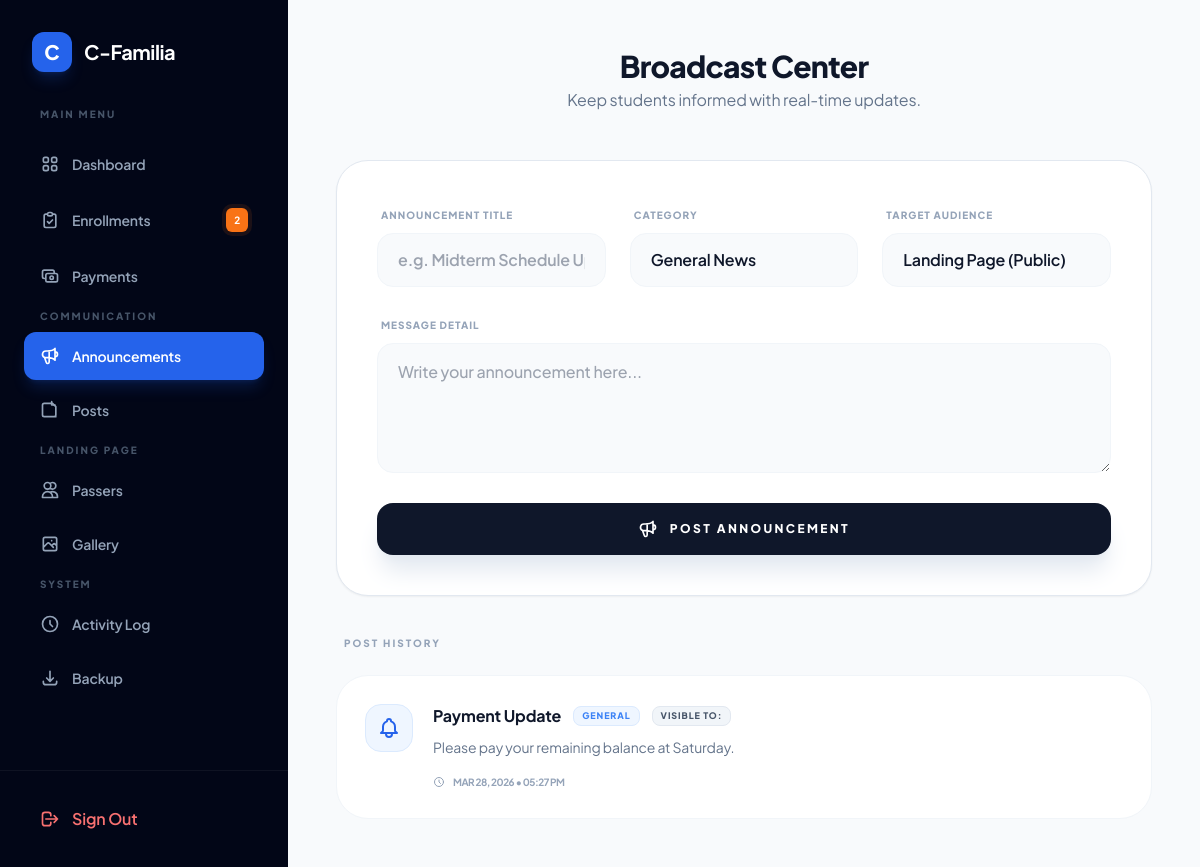
/admin_announcements.php (signed in), run on the app's committed database.
### tables this page shows
CREATE TABLE `announcements` (
  `id` int(11) NOT NULL,
  `title` varchar(255) NOT NULL,
  `message` text NOT NULL,
  `category` enum('General','Urgent','Event','Academic') DEFAULT 'General',
  `created_at` datetime DEFAULT current_timestamp()
);

### admin_announcements.php (the view, shortened to what this page needs)
<?php
include 'db.php';
?>
<!DOCTYPE html>
<html lang="en">
<head>
    <script src="https://cdn.tailwindcss.com"></script>
</head>
<body class="bg-[#f8fafc] text-slate-900 antialiased">
    <div class="flex min-h-screen relative">
        <?php include 'aside.php';?>
        <main class="flex-1 p-4 md:p-8 lg:p-12">
            <div class="max-w-4xl mx-auto">
                <header class="mb-8 md:mb-12 flex items-center justify-between">
                    <div class="lg:text-center w-full">
                        <h2 class="text-3xl font-[800] text-slate-900 tracking-tight">Broadcast Center</h2>
                        <p class="text-slate-500 mt-1">Keep students informed with real-time updates.</p>
                    </div>
                </header>
                <div class="bg-white rounded-[2rem] shadow-sm border border-slate-200 p-6 md:p-10 mb-10">
                    <form action="" method="POST" class="space-y-6">
                        <div class="grid grid-cols-1 md:grid-cols-3 gap-6">
                            <div class="space-y-2">
                                <label class="text-[10px] font-black uppercase text-slate-400 tracking-widest px-1">Announcement Title</label>
                                <input type="text" name="title" required placeholder="e.g. Midterm Schedule Update" class="w-full px-5 py-3.5 bg-slate-50 border border-slate-100 rounded-2xl focus:ring-4 focus:ring-blue-500/5 focus:border-blue-500 outline-none transition font-semibold">
                            </div>
                            <div class="space-y-2">
                                <label class="text-[10px] font-black uppercase text-slate-400 tracking-widest px-1">Category</label>
                                <select name="category" class="w-full px-5 py-3.5 bg-slate-50 border border-slate-100 rounded-2xl focus:ring-4 focus:ring-blue-500/5 focus:border-blue-500 outline-none transition font-semibold appearance-none">
                                    <option value="General">General News</option>
                                </select>
                            </div>
                            <div class="space-y-2">
                                <label class="text-[10px] font-black uppercase text-slate-400 tracking-widest px-1">Target Audience</label>
                                <select name="audience" class="w-full px-5 py-3.5 bg-slate-50 border border-slate-100 rounded-2xl focus:ring-4 focus:ring-blue-500/5 focus:border-blue-500 outline-none transition font-semibold appearance-none">
                                    <option value="General">Landing Page (Public)</option>
                                </select>
                            </div>
                        </div>
                        <div class="space-y-2">
                            <label class="text-[10px] font-black uppercase text-slate-400 tracking-widest px-1">Message Detail</label>
                            <textarea name="message" rows="4" required placeholder="Write your announcement here..." class="w-full px-5 py-4 bg-slate-50 border border-slate-100 rounded-2xl focus:ring-4 focus:ring-blue-500/5 focus:border-blue-500 outline-none transition font-medium"></textarea>
                        </div>
                        <button type="submit" name="post_announcement" class="w-full bg-slate-900 text-white py-4 rounded-2xl font-black uppercase text-xs tracking-[0.2em] shadow-xl shadow-slate-200 hover:bg-blue-600 transition-all flex items-center justify-center gap-3">
                            Post Announcement
                        </button>
                    </form>
                </div>
                <div class="space-y-6">
                    <h4 class="text-[10px] font-black text-slate-400 uppercase tracking-[0.2em] px-2">Post History</h4>
                    <div class="grid grid-cols-1 gap-4">
                        <?php
                        $res = mysqli_query($conn, "SELECT * FROM announcements ORDER BY created_at DESC");
                        while($row = mysqli_fetch_assoc($res)):
                            $color = match($row['category']) {
                                'Urgent' => 'red',
                                'Event' => 'purple',
                                'Academic' => 'orange',
                                default => 'blue'
                            };
                        ?>
                        <div class="bg-white p-5 md:p-7 rounded-[2rem] border border-slate-100 flex flex-col md:flex-row justify-between items-start md:items-center gap-4 group transition-all hover:shadow-md">
                            <div class="flex gap-5">
                                <div class="w-12 h-12 bg-<?= $color ?>-50 text-<?= $color ?>-600 rounded-2xl flex items-center justify-center shrink-0 border border-<?= $color ?>-100">
                                </div>
                                <div>
                                    <div class="flex items-center gap-3 flex-wrap">
                                        <h5 class="font-bold text-slate-900"><?= htmlspecialchars($row['title']) ?></h5>
                                        <span class="text-[9px] font-black uppercase text-<?= $color ?>-500 tracking-widest bg-<?= $color ?>-50 px-2 py-0.5 rounded-lg border border-<?= $color ?>-100"><?= $row['category'] ?></span>
                                        <span class="text-[9px] font-black uppercase tracking-widest bg-slate-100 text-slate-600 px-2 py-0.5 rounded-lg border border-slate-200">Visible To: <?= $row['audience'] ?></span>
                                    </div>
                                    <p class="text-sm text-slate-500 mt-2 leading-relaxed max-w-xl"><?= htmlspecialchars($row['message']) ?></p>
                                    <div class="flex items-center gap-2 mt-4 text-slate-400 font-bold text-[10px] uppercase tracking-tighter">
                                        <svg class="w-3 h-3" fill="none" stroke="currentColor" viewBox="0 0 24 24"><path stroke-linecap="round" stroke-linejoin="round" stroke-width="2" d="M12 8v4l3 3m6-3a9 9 0 11-18 0 9 9 0 0118 0z"/></svg>
                                        <?= date('M d, Y • h:i A', strtotime($row['created_at'])) ?>
                                    </div>
                                </div>
                            </div>
                        </div>
                        <?php endwhile; ?>
                    </div>
                </div>
            </div>
        </main>
    </div>
</body>
</html>

### admin_announcements.php (style rules this page uses)
body { font-family: 'Plus Jakarta Sans', sans-serif; letter-spacing: -0.01em; }

### data on the page
announcements: title "Payment Update", category "GENERAL", message "Please pay your remaining balance at Saturday.", created_at "MAR 28, 2026 • 05:27 PM"

### other printed values
$pending_count "2"
